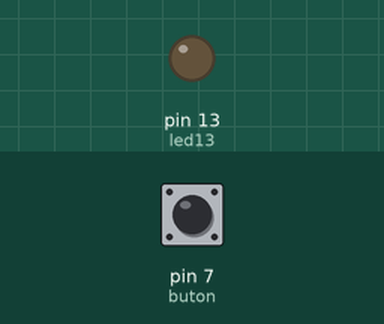
Recording of a sketch running on a simulated Arduino Uno, built with avr-gcc and run on an emulated ATmega328P. Shown: output pins drawn as LEDs (lit = HIGH). Inputs (shaded band) come from the test bench; at power-on: pin 7 (buton) HIGH.

Above: at 1.2 s.
1.3 s: pin 7 (buton) pulled LOW for 0.15 s
At 1.37 s:
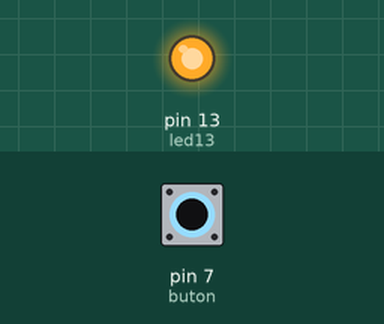
2.9 s: pin 7 (buton) pulled LOW for 3.2 s
At 6.8 s:
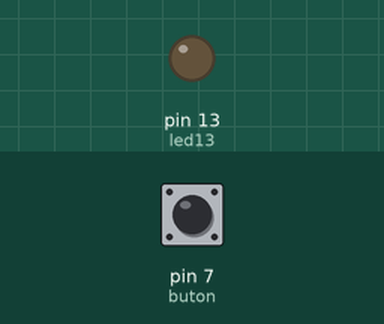
Timing chart, 0 to 8.3 s (numbered marks = the images above; inputs shaded):
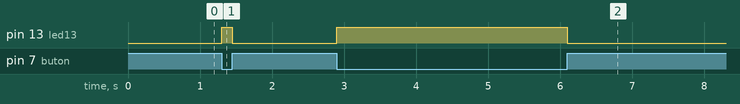

Measured:
- after the input at 1.3 s, pin 13 (led13): LOW → HIGH at once, → LOW 0.15 s later
- after the input at 2.9 s, pin 13 (led13): LOW → HIGH at once, → LOW 3.2 s later

The sketch:

ders_5_buton_led_kontrol.ino
```cpp
// Ders 5 - Buton ile LED Kontrol
// Butona basildiginda D13 LED'i yanar.

int buton = 7;
int led13 = 13;

void setup() {
  pinMode(buton, INPUT_PULLUP);
  pinMode(led13, OUTPUT);
}

void loop() {
  int butonDurumu = digitalRead(buton);

  if (butonDurumu == LOW) {
    digitalWrite(led13, HIGH);
  } else {
    digitalWrite(led13, LOW);
  }
}
```
